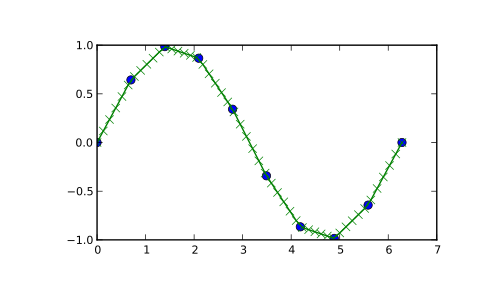

The Python source for this figure:
xp = [1, 2, 3]
fp = [3, 2, 0]
np.interp(2.5, xp, fp)
# 1.0
np.interp([0, 1, 1.5, 2.72, 3.14], xp, fp)
# array([ 3. ,  3. ,  2.5 ,  0.56,  0. ])
UNDEF = -99.0
np.interp(3.14, xp, fp, right=UNDEF)
# -99.0

# Plot an interpolant to the sine function:

x = np.linspace(0, 2*np.pi, 10)
y = np.sin(x)
xvals = np.linspace(0, 2*np.pi, 50)
yinterp = np.interp(xvals, x, y)
import matplotlib.pyplot as plt
plt.plot(x, y, 'o')
# [<matplotlib.lines.Line2D object at 0x...>]
plt.plot(xvals, yinterp, '-x')
# [<matplotlib.lines.Line2D object at 0x...>]
plt.show()
